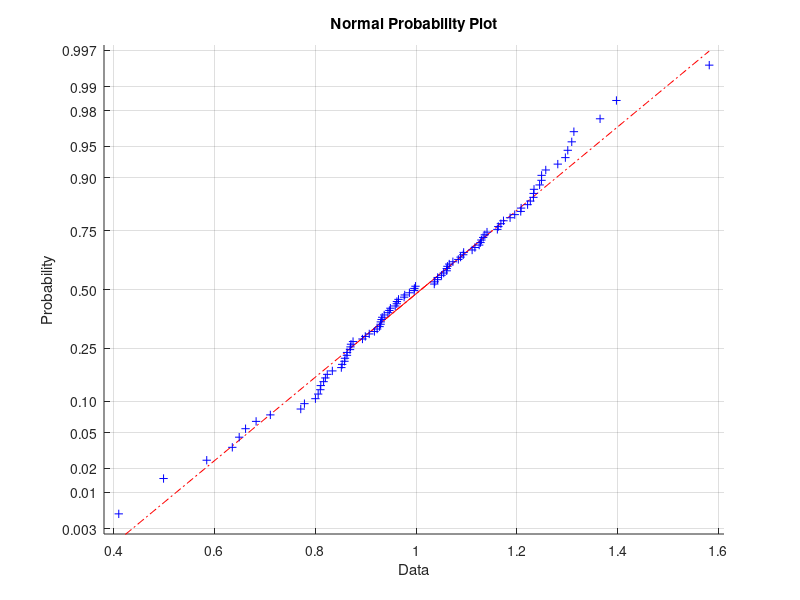

Source code (MATLAB):
L1 = normrnd(1,0.2,100,1);
normplot(L1)
L1(101)=1;
M = zeros(100,100);

for i=1:100
    M(i,i)=((((i-100)/L1(i+1))+((i-100)/L1(i)))*10);
    if i<=99
        M(i,i+1)=(((100-i)/L1(i+1))*10);
        M(i+1,i)=(((101-i)/L1(i))*10);
    end
end

[U,R]=eig(M);

A1=U(100,100);
G1=sprintf('%d ', A1);
fprintf('Answer: %s\n', A1)

B1=R(100,100);
F1=sprintf('%d ', B1);
fprintf('Answer: %s\n', B1)
